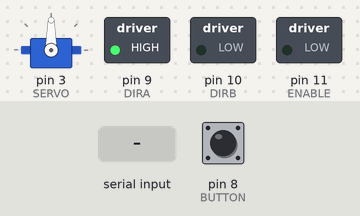
Bench run of a sketch on a simulated Arduino Uno, built with avr-gcc and run on an emulated ATmega328P. Shown: servo, switched loads named in the sketch (green lamp = pin HIGH). The test bench sets the inputs (shaded band); at power-on: pin 8 (BUTTON) LOW. What the sketch prints to the serial monitor is not drawn.

Above: at 1.2 s.
1.3 s: pin 8 (BUTTON) pulled HIGH for 0.15 s
At 2.6 s:
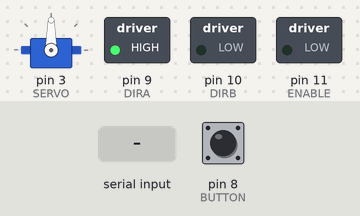
2.9 s: "90,45\n" received over Serial
At 4.5 s:
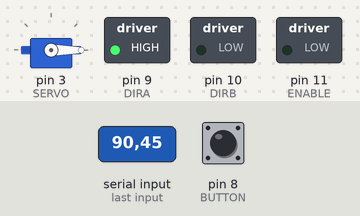
5.3 s: "30,150\n" received over Serial
At 5.6 s:
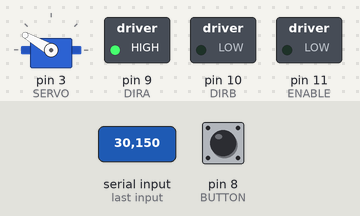
7.8 s: pin 8 (BUTTON) pulled HIGH for 1 s
At 10.0 s:
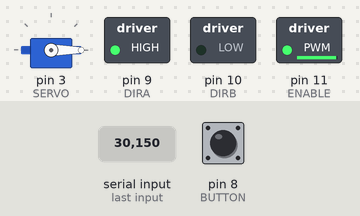
10.8 s: "90,45\n" received over Serial
At 11.6 s:
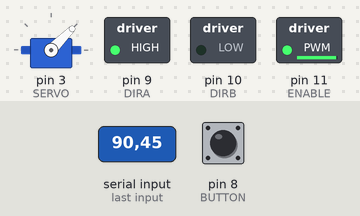
13.3 s: "30,150\n" received over Serial
At 14.0 s:
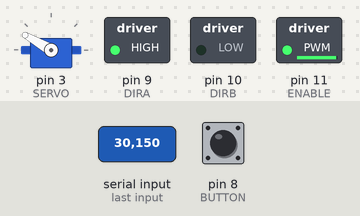
Timing chart, 0 to 16.3 s (numbered marks = the images above; inputs shaded):
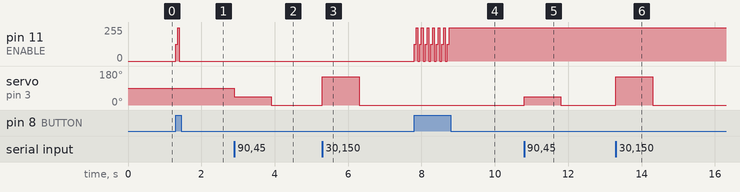

Measured:
- after the input at 1.3 s, pin 11 (ENABLE): 0/255 → 125/255 at once, → 250/255 0.05 s later, → 0/255 0.05 s later
- after the input at 2.9 s, servo on pin 3 (SERVO): 90° → 45° at once, → 0° 1.0 s later
- after the input at 5.3 s, servo on pin 3 (SERVO): 0° → 150° at once, → 0° 1.0 s later
- after the input at 7.8 s, pin 11 (ENABLE): 0/255 → 125/255 at once, then repeats every 0.15 s: 250/255 0.05 s, 0/255 0.05 s, 125/255 0.05 s, until it stays 250/255 from 8.8 s
- after the input at 10.8 s, servo on pin 3 (SERVO): 0° → 45° at once, → 0° 1.0 s later
- after the input at 13.3 s, servo on pin 3 (SERVO): 0° → 150° at once, → 0° 1.0 s later

The sketch:

arduino.ino
```cpp
#include <Servo.h>
Servo myServo;

#define ENABLE 11
#define DIRA 9
#define DIRB 10
#define SERVO 3
#define BUTTON 8

int fanSpeed = 0;
unsigned long lastButtonPress = 0;
const unsigned long debounceDelay = 50; // Debounce delay in milliseconds

void setup() {
    // Set pins
    pinMode(ENABLE,OUTPUT);
    pinMode(DIRA,OUTPUT);
    pinMode(DIRB,OUTPUT);
    pinMode(BUTTON, INPUT);

    myServo.attach(SERVO);
    Serial.begin(115200);
    while (!Serial) {
    ;  // Wait for serial port to connect.
    }
    Serial.println("Ready to receive data");

    // Set the servo to the middle position
    myServo.write(90);
    // Set motor direction
    digitalWrite(DIRA,HIGH);
    digitalWrite(DIRB,LOW);
    // Set motor speed
    analogWrite(ENABLE,0);
}

void loop() {
    unsigned long currentMillis = millis();

    // Button press handling with debounce
    if (digitalRead(BUTTON) == HIGH) {
        if (currentMillis - lastButtonPress >= debounceDelay) {
            lastButtonPress = currentMillis;

            // 3 speeds: 0, 125, 250
            if (fanSpeed == 250) {
                fanSpeed = 0;
            } else {
                fanSpeed += 125;
            }

            analogWrite(ENABLE, fanSpeed);
        }
    }

    // Servo control via serial input
    if (Serial.available() > 0) {
        int angle = Serial.parseInt();
        if (angle >= 0 && angle <= 180) {
            myServo.write(angle);
        }
    }
}
```
